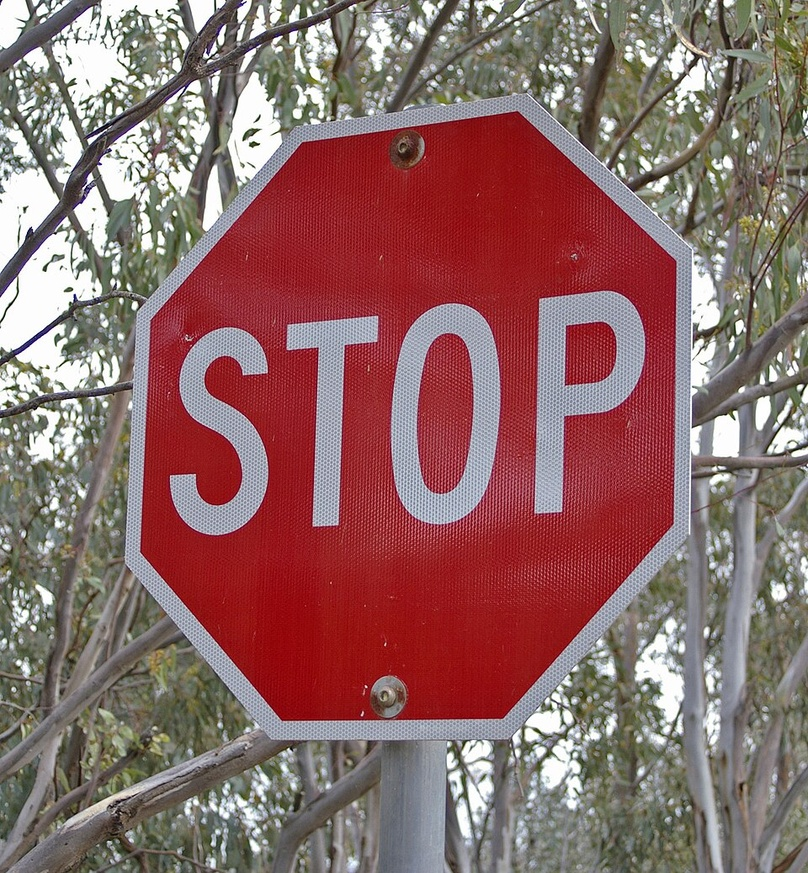
#> input picture Deep Learning/stop1.jpg, 808 x 873 px, shrunk from 960 x 1037 before the run, found by its file name
$ jupyter execute TestJupyter.ipynb   (shell and % lines are left out)
#> lines starting #> are read from the running program, lines starting #| are printed output that depends on the picture
[cell 1]
import numpy as np
import matplotlib.pyplot as plt
import cv2

[cell 2]
x=np.linspace(-20,20,300,endpoint=True)
y=np.sin(x)-np.cos(3*x)
plt.plot(x,y)
plt.show()
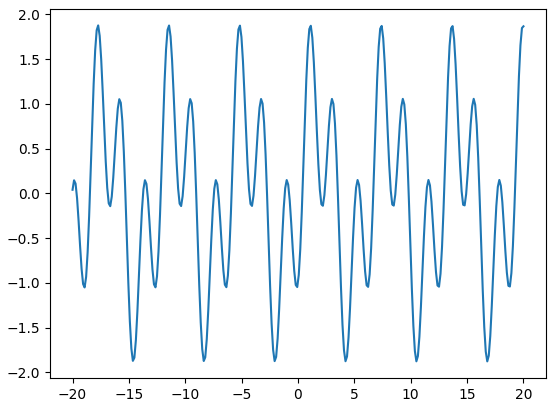
#> figure drawn by matplotlib, 1 panel; curve peaks at x = -17.73, y = 1.88

[cell 3]
for i in range(0,15):
    j=i*20+np.sin(i)
    print(i,j)

print('This is a point!')

[cell 4]
#create a 3*3*3 numpy array
a = np.array([[[1,2,3],[4,5,6],[7,8,9]],
              [[10,11,12],
                            [13,14,15],[16,17,18]],[[19,20,21],
                                                                            [22,23,24],[25,26,27]]])
print(a)
#print the 2nd element of the 3rd array
# print(a[2][1])
# print(a[2,1])
print(a[0:2,1,0:2])

[cell 5]
#read the file with cv2
img = cv2.imread('C:\\Users\\M\\Desktop\\Deep Learning\\stop1.jpg')
#> img is the input picture: shape (873, 808, 3); mean B, G, R 103.1, 105, 141

#display the image
cv2.imshow('image',img)

#wait for key press
cv2.waitKey(0)

#destroy all windows
cv2.destroyAllWindows()

[cell 6]
import math

def draw_circle_text(radius):
#> called with radius = 5
  for y in range(-radius, radius + 1):
    row = ""
    for x in range(-radius, radius + 1):
      if x*x + y*y <= radius*radius:
        row += "*"
      else:
        row += " "
    print(row)

draw_circle_text(5)

[cell 7]
fig, ax = plt.subplots()

circle = plt.Circle((0, 0), 0.5, color='blue', fill=False)
ax.add_patch(circle)

plt.axis('equal')
plt.xlim(-1, 1)
plt.ylim(-1, 1)
plt.show()
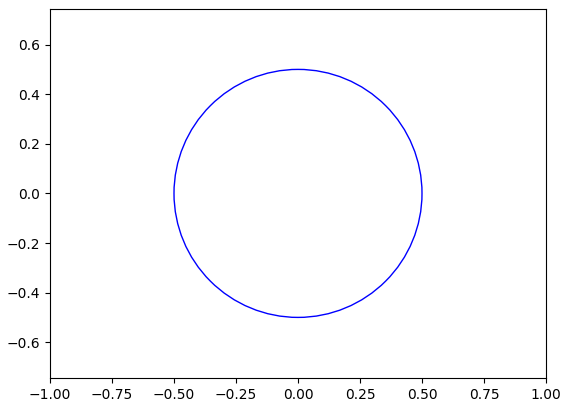
#> figure drawn by matplotlib, 1 panel

[cell 8]
#What is ETL? Extract, Transform, Load
#There are many frameworks for ETL
#Tensorflow input pipeline

[cell 9]
for i in range(10):
    i**2

[cell 10]

for i in range(10):
    i**2-1
